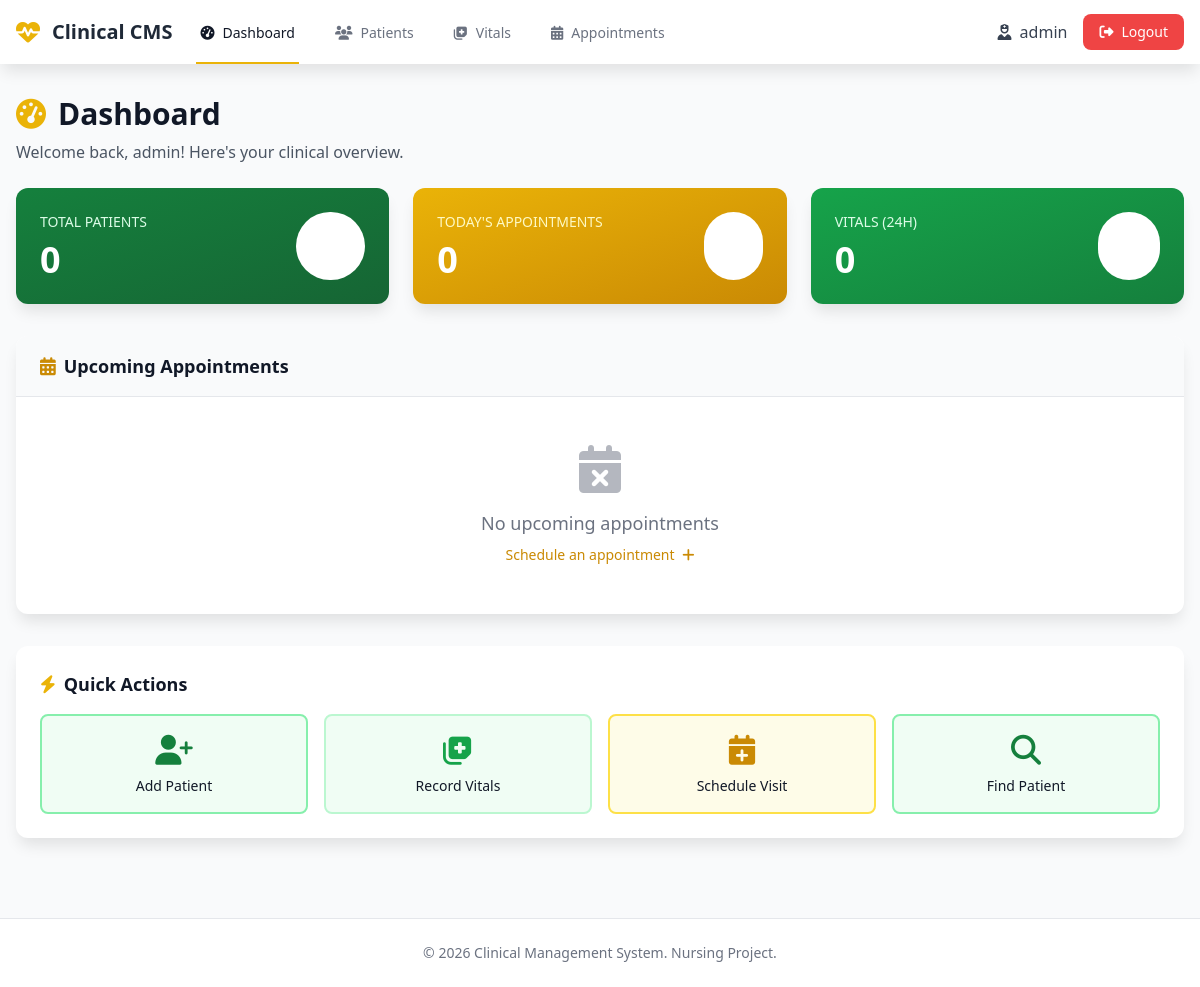
The page /dashboard (signed in) on the database as committed earlier.
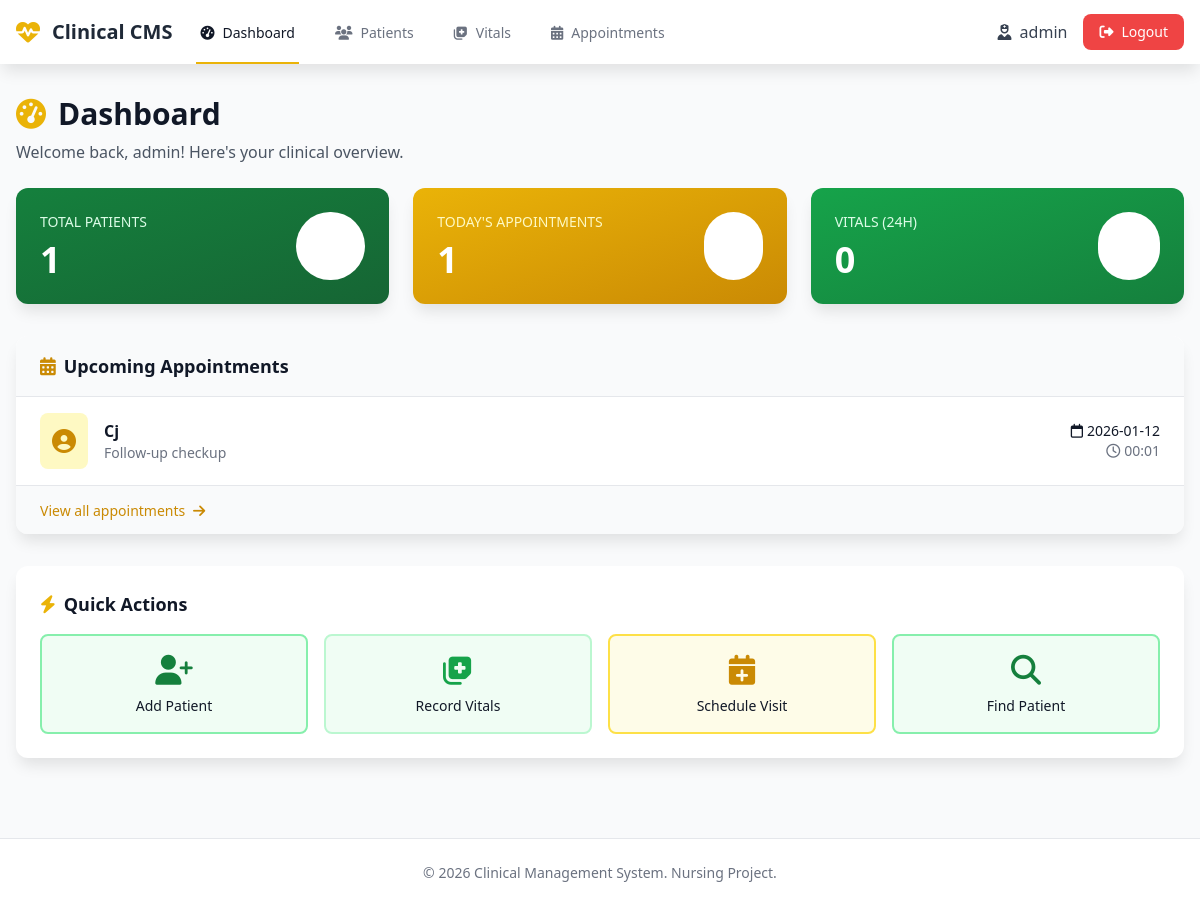
The same page on the database as committed later.
### tables this page shows
CREATE TABLE appointments (
            id INTEGER PRIMARY KEY AUTOINCREMENT,
            patient_id INTEGER NOT NULL,
            date DATE NOT NULL,
            time TIME NOT NULL,
            reason TEXT NOT NULL,
            status TEXT DEFAULT 'scheduled',
            notes TEXT,
            created_at TIMESTAMP DEFAULT CURRENT_TIMESTAMP,
            FOREIGN KEY (patient_id) REFERENCES patients (id) ON DELETE CASCADE
        );

CREATE TABLE patients (
            id INTEGER PRIMARY KEY AUTOINCREMENT,
            name TEXT NOT NULL,
            age INTEGER NOT NULL,
            gender TEXT NOT NULL,
            blood_type TEXT,
            allergies TEXT,
            contact TEXT,
            address TEXT,
            created_at TIMESTAMP DEFAULT CURRENT_TIMESTAMP,
            updated_at TIMESTAMP DEFAULT CURRENT_TIMESTAMP
        );

### app.py (the view)
@app.route('/dashboard')
@login_required
def dashboard():
    db = get_db()
    total_patients = db.execute('SELECT COUNT(*) as count FROM patients').fetchone()['count']
    today = datetime.now().strftime('%Y-%m-%d')
    today_appointments = db.execute(
        'SELECT COUNT(*) as count FROM appointments WHERE date = ?', (today,)
    ).fetchone()['count']
    yesterday = (datetime.now() - timedelta(days=1)).strftime('%Y-%m-%d %H:%M:%S')
    recent_vitals = db.execute(
        'SELECT COUNT(*) as count FROM vitals WHERE recorded_at > ?', (yesterday,)
    ).fetchone()['count']
    upcoming = db.execute(
        '''SELECT a.*, p.name as patient_name
           FROM appointments a
           JOIN patients p ON a.patient_id = p.id
           WHERE a.date >= ?
           ORDER BY a.date, a.time
           LIMIT 5''', (today,)
    ).fetchall()
    stats = {
        'total_patients': total_patients,
        'today_appointments': today_appointments,
        'recent_vitals': recent_vitals
    }
    return render_template('dashboard.html', stats=stats, upcoming=upcoming)

### app.py (called while the page is built)
def login_required(f):
    @wraps(f)
    def decorated_function(*args, **kwargs):
        if 'user_id' not in session:
            flash('Please log in to access this page.', 'warning')
            return redirect(url_for('login'))
        return f(*args, **kwargs)
    return decorated_function

### models/database.py (called while the page is built)
def get_db():
    if 'db' not in g:
        g.db = sqlite3.connect(
            current_app.config['DATABASE'],
            detect_types=sqlite3.PARSE_DECLTYPES
        )
        g.db.row_factory = sqlite3.Row
    return g.db

### templates/dashboard.html (shortened to what the changed rows need)
{% extends "layout.html" %}
{% block content %}
<div class="slide-in">
    <div class="mb-6">
        <h1 class="text-3xl font-bold text-gray-900">
            <i class="fas fa-tachometer-alt mr-3 text-yellow-500"></i>Dashboard
        </h1>
    </div>
    <div class="grid grid-cols-1 md:grid-cols-3 gap-6 mb-8">
        <div class="bg-gradient-to-br from-green-700 to-green-800 rounded-xl shadow-lg p-6 text-white">
            <div class="flex items-center justify-between">
                <div>
                    <p class="text-green-100 text-sm font-medium uppercase">Total Patients</p>
                    <p class="text-4xl font-bold mt-2">{{ stats.total_patients }}</p>
                </div>
            </div>
        </div>
        <div class="bg-gradient-to-br from-yellow-500 to-yellow-600 rounded-xl shadow-lg p-6 text-white">
            <div class="flex items-center justify-between">
                <div>
                    <p class="text-yellow-100 text-sm font-medium uppercase">Today's Appointments</p>
                    <p class="text-4xl font-bold mt-2">{{ stats.today_appointments }}</p>
                </div>
            </div>
        </div>
    </div>
    <div class="bg-white rounded-xl shadow-lg overflow-hidden mb-8">
        <div class="px-6 py-4 bg-gray-50 border-b">
            <h2 class="text-lg font-semibold text-gray-900">
                <i class="fas fa-calendar-alt mr-2 text-yellow-600"></i>Upcoming Appointments
            </h2>
        </div>
        {% if upcoming %}
        <div class="divide-y divide-gray-200">
            {% for appointment in upcoming %}
            <div class="px-6 py-4 hover:bg-gray-50 flex items-center justify-between">
                <div class="flex items-center space-x-4">
                    <div class="bg-yellow-100 rounded-lg p-3">
                        <i class="fas fa-user-circle text-yellow-600 text-2xl"></i>
                    </div>
                    <div>
                        <p class="font-semibold text-gray-900">{{ appointment.patient_name }}</p>
                        <p class="text-sm text-gray-500">{{ appointment.reason }}</p>
                    </div>
                </div>
                <div class="text-right">
                    <p class="text-sm font-medium text-gray-900">
                        <i class="far fa-calendar mr-1"></i>{{ appointment.date }}
                    </p>
                    <p class="text-sm text-gray-500">
                        <i class="far fa-clock mr-1"></i>{{ appointment.time }}
                    </p>
                </div>
            </div>
            {% endfor %}
        </div>
        <div class="px-6 py-3 bg-gray-50 border-t">
            <a href="{{ url_for('appointments') }}" class="text-yellow-600 hover:text-yellow-800 text-sm font-medium">
                View all appointments <i class="fas fa-arrow-right ml-1"></i>
            </a>
        </div>
        {% else %}
        <div class="text-center py-12 text-gray-500">
            <i class="fas fa-calendar-times text-5xl mb-4 opacity-50"></i>
            <p class="text-lg">No upcoming appointments</p>
            <a href="{{ url_for('appointments') }}" class="text-yellow-600 hover:text-yellow-800 text-sm font-medium mt-2 inline-block">
                Schedule an appointment <i class="fas fa-plus ml-1"></i>
            </a>
        </div>
        {% endif %}
    </div>
    <div class="bg-white rounded-xl shadow-lg p-6">
        <h2 class="text-lg font-semibold text-gray-900 mb-4">
            <i class="fas fa-bolt mr-2 text-yellow-500"></i>Quick Actions
        </h2>
    </div>
</div>
{% endblock %}

Rows that differ between the two databases and show on the page:
added appointments: patient_name "Cj", reason "Follow-up checkup", date "2026-01-12", time "00:01"
Other text that changed with them:
{{ stats.total_patients }}: "0" → "1"
{{ stats.today_appointments }}: "0" → "1"
text no longer shown: "No upcoming appointments Schedule an appointment"
text now shown: "View all appointments"
